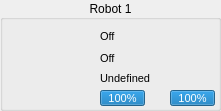
   <widget class="QGroupBox" name="groupBox_2">
    <property name="geometry">
     <rect>
      <x>920</x>
      <y>204</y>
      <width>221</width>
      <height>111</height>
     </rect>
    </property>
    <property name="title">
     <string>Robot 1</string>
    </property>
    <property name="alignment">
     <set>Qt::AlignCenter</set>
    </property>
    <widget class="QLabel" name="sprite_2">
     <property name="geometry">
      <rect>
       <x>8</x>
       <y>29</y>
       <width>64</width>
       <height>64</height>
      </rect>
     </property>
     <property name="text">
      <string/>
     </property>
     <property name="pixmap">
      <pixmap resource="../../rsc.qrc">:/textures/textures/robots/blue/b1.png</pixmap>
     </property>
     <property name="scaledContents">
      <bool>true</bool>
     </property>
    </widget>
    <widget class="QProgressBar" name="battery_2">
     <property name="geometry">
      <rect>
       <x>100</x>
       <y>90</y>
       <width>45</width>
       <height>16</height>
      </rect>
     </property>
     <property name="font">
      <font>
       <pointsize>8</pointsize>
      </font>
     </property>
     <property name="value">
      <number>100</number>
     </property>
    </widget>
    <widget class="QLabel" name="status_2">
     <property name="geometry">
      <rect>
       <x>100</x>
       <y>28</y>
       <width>17</width>
       <height>17</height>
      </rect>
     </property>
     <property name="font">
      <font>
       <pointsize>8</pointsize>
      </font>
     </property>
     <property name="text">
      <string>Off</string>
     </property>
    </widget>
    <widget class="QLabel" name="dribble_2">
     <property name="geometry">
      <rect>
       <x>100</x>
       <y>50</y>
       <width>17</width>
       <height>17</height>
      </rect>
     </property>
     <property name="font">
      <font>
       <pointsize>8</pointsize>
      </font>
     </property>
     <property name="text">
      <string>Off</string>
     </property>
    </widget>
    <widget class="QLabel" name="role_2">
     <property name="geometry">
      <rect>
       <x>100</x>
       <y>70</y>
       <width>111</width>
       <height>17</height>
      </rect>
     </property>
     <property name="font">
      <font>
       <pointsize>8</pointsize>
      </font>
     </property>
     <property name="text">
      <string>Undefined</string>
     </property>
    </widget>
    <widget class="QProgressBar" name="chute_2">
     <property name="geometry">
      <rect>
       <x>170</x>
       <y>90</y>
       <width>45</width>
       <height>16</height>
      </rect>
     </property>
     <property name="font">
      <font>
       <pointsize>8</pointsize>
      </font>
     </property>
     <property name="autoFillBackground">
      <bool>false</bool>
     </property>
     <property name="value">
      <number>100</number>
     </property>
    </widget>
    <widget class="QLabel" name="label_28">
     <property name="geometry">
      <rect>
       <x>80</x>
       <y>50</y>
       <width>16</width>
       <height>16</height>
      </rect>
     </property>
     <property name="text">
      <string/>
     </property>
     <property name="pixmap">
      <pixmap resource="../../rsc.qrc">:/textures/textures/ui/dribble.png</pixmap>
     </property>
     <property name="scaledContents">
      <bool>true</bool>
     </property>
    </widget>
    <widget class="QLabel" name="imgrole_2">
     <property name="geometry">
      <rect>
       <x>80</x>
       <y>70</y>
       <width>16</width>
       <height>16</height>
      </rect>
     </property>
     <property name="text">
      <string/>
     </property>
     <property name="pixmap">
      <pixmap resource="../../rsc.qrc">:/textures/textures/ui/none.png</pixmap>
     </property>
     <property name="scaledContents">
      <bool>true</bool>
     </property>
    </widget>
    <widget class="QLabel" name="label_11">
     <property name="geometry">
      <rect>
       <x>150</x>
       <y>90</y>
       <width>16</width>
       <height>16</height>
      </rect>
     </property>
     <property name="text">
      <string/>
     </property>
     <property name="pixmap">
      <pixmap resource="../../rsc.qrc">:/textures/textures/ui/chute.png</pixmap>
     </property>
     <property name="scaledContents">
      <bool>true</bool>
     </property>
    </widget>
    <widget class="QLabel" name="label_22">
     <property name="geometry">
      <rect>
       <x>80</x>
       <y>30</y>
       <width>16</width>
       <height>14</height>
      </rect>
     </property>
     <property name="text">
      <string/>
     </property>
     <property name="pixmap">
      <pixmap resource="../../rsc.qrc">:/textures/textures/ui/connect.png</pixmap>
     </property>
     <property name="scaledContents">
      <bool>true</bool>
     </property>
    </widget>
    <widget class="QLabel" name="label_2">
     <property name="geometry">
      <rect>
       <x>80</x>
       <y>90</y>
       <width>16</width>
       <height>16</height>
      </rect>
     </property>
     <property name="text">
      <string/>
     </property>
     <property name="pixmap">
      <pixmap resource="../../rsc.qrc">:/textures/textures/ui/battery.png</pixmap>
     </property>
     <property name="scaledContents">
      <bool>true</bool>
     </property>
    </widget>
   </widget>
